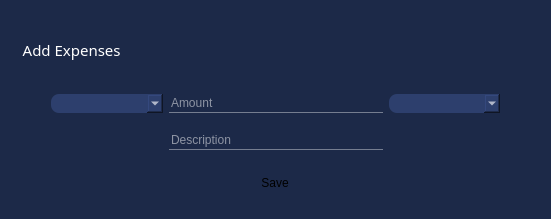
                <widget class="QFrame" name="Expense_Frame">
                 <property name="sizePolicy">
                  <sizepolicy hsizetype="Expanding" vsizetype="Expanding">
                   <horstretch>0</horstretch>
                   <verstretch>0</verstretch>
                  </sizepolicy>
                 </property>
                 <property name="minimumSize">
                  <size>
                   <width>545</width>
                   <height>219</height>
                  </size>
                 </property>
                 <property name="maximumSize">
                  <size>
                   <width>4960</width>
                   <height>1800</height>
                  </size>
                 </property>
                 <property name="styleSheet">
                  <string notr="true">*{background-color: rgb(28, 41, 72);
border-radius: 40px;
pading-left: 20px;}
QComboBox::down-arrow {
    image:url(:/icon/icons/chevron-down.svg);
	width: 0;
}
#amount,#description{
border-bottom-color: rgb(255, 255, 255);
border-bottom: 1px solid;
color: rgb(255, 255, 255);
border-color:rgba(255, 255, 255,100);
}
</string>
                 </property>
                 <property name="frameShape">
                  <enum>QFrame::NoFrame</enum>
                 </property>
                 <property name="frameShadow">
                  <enum>QFrame::Plain</enum>
                 </property>
                 <property name="lineWidth">
                  <number>0</number>
                 </property>
                 <layout class="QVBoxLayout" name="verticalLayout_13">
                  <item>
                   <layout class="QVBoxLayout" name="verticalLayout_12">
                    <item>
                     <layout class="QHBoxLayout" name="horizontalLayout_7">
                      <property name="rightMargin">
                       <number>7</number>
                      </property>
                      <item>
                       <widget class="QLabel" name="label">
                        <property name="minimumSize">
                         <size>
                          <width>141</width>
                          <height>21</height>
                         </size>
                        </property>
                        <property name="font">
                         <font>
                          <family>Century Gothic</family>
                          <pointsize>11</pointsize>
                          <weight>50</weight>
                          <italic>false</italic>
                          <bold>false</bold>
                         </font>
                        </property>
                        <property name="styleSheet">
                         <string notr="true">color:#fff</string>
                        </property>
                        <property name="text">
                         <string>   Add Expenses</string>
                        </property>
                       </widget>
                      </item>
                      <item>
                       <spacer name="horizontalSpacer_9">
                        <property name="orientation">
                         <enum>Qt::Horizontal</enum>
                        </property>
                        <property name="sizeType">
                         <enum>QSizePolicy::Preferred</enum>
                        </property>
                        <property name="sizeHint" stdset="0">
                         <size>
                          <width>318</width>
                          <height>20</height>
                         </size>
                        </property>
                       </spacer>
                      </item>
                     </layout>
                    </item>
                    <item>
                     <layout class="QHBoxLayout" name="horizontalLayout_10">
                      <item>
                       <spacer name="horizontalSpacer_11">
                        <property name="orientation">
                         <enum>Qt::Horizontal</enum>
                        </property>
                        <property name="sizeType">
                         <enum>QSizePolicy::Preferred</enum>
                        </property>
                        <property name="sizeHint" stdset="0">
                         <size>
                          <width>40</width>
                          <height>20</height>
                         </size>
                        </property>
                       </spacer>
                      </item>
                      <item>
                       <layout class="QVBoxLayout" name="verticalLayout_11">
                        <property name="spacing">
                         <number>18</number>
                        </property>
                        <property name="bottomMargin">
                         <number>11</number>
                        </property>
                        <item>
                         <layout class="QHBoxLayout" name="horizontalLayout_5">
                          <property name="spacing">
                           <number>6</number>
                          </property>
                          <item>
                           <widget class="QComboBox" name="group_">
                            <property name="sizePolicy">
                             <sizepolicy hsizetype="Expanding" vsizetype="Maximum">
                              <horstretch>0</horstretch>
                              <verstretch>0</verstretch>
                             </sizepolicy>
                            </property>
                            <property name="minimumSize">
                             <size>
                              <width>112</width>
                              <height>4</height>
                             </size>
                            </property>
                            <property name="maximumSize">
                             <size>
                              <width>16777215</width>
                              <height>16777215</height>
                             </size>
                            </property>
                            <property name="sizeIncrement">
                             <size>
                              <width>0</width>
                              <height>0</height>
                             </size>
                            </property>
                            <property name="font">
                             <font>
                              <family>Century Gothic</family>
                              <pointsize>9</pointsize>
                              <weight>50</weight>
                              <italic>false</italic>
                              <bold>false</bold>
                             </font>
                            </property>
                            <property name="layoutDirection">
                             <enum>Qt::LeftToRight</enum>
                            </property>
                            <property name="styleSheet">
                             <string notr="true">*{color:#fff;
background-color: rgb(45, 63, 109);
border-radius:8px;}
QComboBox{
	padding-left: 20px;

}
QComboBox::drop-down {
	
	image: url(:/icon/icons/chevron-down.svg);
    width: 16px;
    height: 16px;
	border: none;
	padding: 3px
}

</string>
                            </property>
                            <property name="editable">
                             <bool>false</bool>
                            </property>
                            <property name="currentText">
                             <string/>
                            </property>
                            <property name="currentIndex">
                             <number>-1</number>
                            </property>
                            <property name="iconSize">
                             <size>
                              <width>20</width>
                              <height>20</height>
                             </size>
                            </property>
                            <item>
                             <property name="text">
                              <string>Item1</string>
                             </property>
                            </item>
                            <item>
                             <property name="text">
                              <string>Item 2</string>
                             </property>
                            </item>
                           </widget>
                          </item>
                          <item>
                           <widget class="QLineEdit" name="amount">
                            <property name="sizePolicy">
                             <sizepolicy hsizetype="Expanding" vsizetype="Fixed">
                              <horstretch>0</horstretch>
                              <verstretch>0</verstretch>
                             </sizepolicy>
                            </property>
                            <property name="minimumSize">
                             <size>
                              <width>214</width>
                              <height>19</height>
                             </size>
                            </property>
                            <property name="whatsThis">
                             <string/>
                            </property>
                            <property name="styleSheet">
                             <string notr="true"/>
                            </property>
                            <property name="placeholderText">
                             <string>Amount</string>
                            </property>
                           </widget>
                          </item>
                          <item>
                           <widget class="QComboBox" name="comboBox_2">
                            <property name="sizePolicy">
                             <sizepolicy hsizetype="Expanding" vsizetype="Fixed">
                              <horstretch>0</horstretch>
                              <verstretch>0</verstretch>
                             </sizepolicy>
                            </property>
                            <property name="minimumSize">
                             <size>
                              <width>111</width>
                              <height>4</height>
                             </size>
                            </property>
                            <property name="maximumSize">
                             <size>
                              <width>16777215</width>
                              <height>16777215</height>
                             </size>
                            </property>
                            <property name="sizeIncrement">
                             <size>
                              <width>0</width>
                              <height>0</height>
                             </size>
                            </property>
                            <property name="font">
                             <font>
                              <family>Century Gothic</family>
                              <pointsize>9</pointsize>
                              <weight>50</weight>
                              <italic>false</italic>
                              <bold>false</bold>
                             </font>
                            </property>
                            <property name="layoutDirection">
                             <enum>Qt::LeftToRight</enum>
                            </property>
                            <property name="styleSheet">
                             <string notr="true">*{color:#fff;
background-color: rgb(45, 63, 109);
border-radius:8px;}
QComboBox{
	padding-left: 20px;

}
QComboBox::drop-down {
	
	image: url(:/icon/icons/chevron-down.svg);
    width: 16px;
    height: 16px;
	border: none;
	padding: 3px
}

</string>
                            </property>
                            <property name="editable">
                             <bool>false</bool>
                            </property>
                            <property name="currentIndex">
                             <number>-1</number>
                            </property>
                            <property name="iconSize">
                             <size>
                              <width>20</width>
                              <height>20</height>
                             </size>
                            </property>
                            <item>
                             <property name="text">
                              <string>Item1</string>
                             </property>
                            </item>
                            <item>
                             <property name="text">
                              <string>Item 2</string>
                             </property>
                            </item>
                           </widget>
                          </item>
                         </layout>
                        </item>
                        <item>
                         <layout class="QHBoxLayout" name="horizontalLayout_8">
                          <property name="spacing">
                           <number>6</number>
                          </property>
                          <item>
                           <spacer name="horizontalSpacer_5">
                            <property name="orientation">
                             <enum>Qt::Horizontal</enum>
                            </property>
                            <property name="sizeType">
                             <enum>QSizePolicy::Expanding</enum>
                            </property>
                            <property name="sizeHint" stdset="0">
                             <size>
                              <width>112</width>
                              <height>20</height>
                             </size>
                            </property>
                           </spacer>
                          </item>
                          <item>
                           <widget class="QLineEdit" name="description">
                            <property name="sizePolicy">
                             <sizepolicy hsizetype="Expanding" vsizetype="Fixed">
                              <horstretch>0</horstretch>
                              <verstretch>0</verstretch>
                             </sizepolicy>
                            </property>
                            <property name="minimumSize">
                             <size>
                              <width>214</width>
                              <height>19</height>
                             </size>
                            </property>
                            <property name="styleSheet">
                             <string notr="true"/>
                            </property>
                            <property name="text">
                             <string/>
                            </property>
                            <property name="placeholderText">
                             <string>Description</string>
                            </property>
                           </widget>
                          </item>
                          <item>
                           <spacer name="horizontalSpacer_6">
                            <property name="orientation">
                             <enum>Qt::Horizontal</enum>
                            </property>
                            <property name="sizeType">
                             <enum>QSizePolicy::Expanding</enum>
                            </property>
                            <property name="sizeHint" stdset="0">
                             <size>
                              <width>111</width>
                              <height>20</height>
                             </size>
                            </property>
                           </spacer>
                          </item>
                         </layout>
                        </item>
                        <item>
                         <layout class="QHBoxLayout" name="horizontalLayout_9">
                          <item>
                           <spacer name="horizontalSpacer_7">
                            <property name="orientation">
                             <enum>Qt::Horizontal</enum>
                            </property>
                            <property name="sizeType">
                             <enum>QSizePolicy::Preferred</enum>
                            </property>
                            <property name="sizeHint" stdset="0">
                             <size>
                              <width>40</width>
                              <height>20</height>
                             </size>
                            </property>
                           </spacer>
                          </item>
                          <item>
                           <widget class="QPushButton" name="pushButton">
                            <property name="sizePolicy">
                             <sizepolicy hsizetype="Maximum" vsizetype="Fixed">
                              <horstretch>0</horstretch>
                              <verstretch>0</verstretch>
                             </sizepolicy>
                            </property>
                            <property name="minimumSize">
                             <size>
                              <width>90</width>
                              <height>28</height>
                             </size>
                            </property>
                            <property name="styleSheet">
                             <string notr="true">QPushButton{
	border: 1px solid;
	border-color:#fff;
	border-radius: 7px;
color:#fff;
}
QPushButton:hover{
color:rgb(22, 201, 236);
border-color:rgb(22, 201, 236);
}
font: 3pt &quot;Century Gothic&quot;;</string>
                            </property>
                            <property name="text">
                             <string>Save</string>
                            </property>
                           </widget>
                          </item>
                          <item>
                           <spacer name="horizontalSpacer_8">
                            <property name="orientation">
                             <enum>Qt::Horizontal</enum>
                            </property>
                            <property name="sizeType">
                             <enum>QSizePolicy::Preferred</enum>
                            </property>
                            <property name="sizeHint" stdset="0">
                             <size>
                              <width>40</width>
                              <height>20</height>
                             </size>
                            </property>
                           </spacer>
                          </item>
                         </layout>
                        </item>
                       </layout>
                      </item>
                      <item>
                       <spacer name="horizontalSpacer_10">
                        <property name="orientation">
                         <enum>Qt::Horizontal</enum>
                        </property>
                        <property name="sizeType">
                         <enum>QSizePolicy::Preferred</enum>
                        </property>
                        <property name="sizeHint" stdset="0">
                         <size>
                          <width>40</width>
                          <height>20</height>
                         </size>
                        </property>
                       </spacer>
                      </item>
                     </layout>
                    </item>
                   </layout>
                  </item>
                 </layout>
                </widget>
